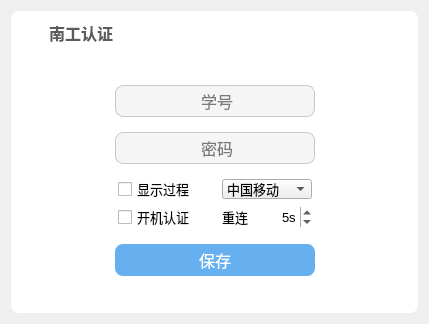
<?xml version="1.0" encoding="UTF-8"?>
<ui version="4.0">
 <class>LoginWdo</class>
 <widget class="QDialog" name="LoginWdo">
  <property name="windowModality">
   <enum>Qt::ApplicationModal</enum>
  </property>
  <property name="geometry">
   <rect>
    <x>0</x>
    <y>0</y>
    <width>429</width>
    <height>324</height>
   </rect>
  </property>
  <property name="windowTitle">
   <string>Dialog</string>
  </property>
  <property name="styleSheet">
   <string notr="true"/>
  </property>
  <layout class="QVBoxLayout" name="verticalLayout">
   <item>
    <widget class="QWidget" name="loginWidget" native="true">
     <property name="styleSheet">
      <string notr="true">#loginWidget, QPushButton, QLineEdit, QToolButton {
  	border-radius:8px;
	background-color: rgb(255, 255, 255);
  	
}


QPushButton#btnMinimum:hover {
    background-color: #ADE1FC;
} QPushButton#btnMinimum:pressed {
    background-color: #7FDCFF;
    padding-top:2px; 
} QPushButton#btnClose:hover {
    background-color: #FCADAD;
} QPushButton#btnClose:pressed {
    background-color: #FC6666;
    padding-top:2px;
}


QLineEdit {
  	border:1px solid rgb(200, 200, 200);
 	background-color: rgb(245, 245, 245);
	selection-background-color: red_red;
} QLineEdit[echoMode=&quot;2&quot;] { }




QPushButton#btnLogin {
  background-color: qlineargradient(spread:repeat, x1:1, y1:1, x2:0.871, y2:0.25, stop:0.144279 rgba(102, 176, 240, 255));
  color: rgb(255, 255, 255);
} QPushButton#btnLogin:hover {
  	color: rgb(255, 255, 255);
    background-color:rgb(48, 152, 241);
} QPushButton#btnLogin:pressed {
  	color: rgb(255, 255, 255);
    background-color:rgb(36, 146, 241);
    padding-left:3px;
    padding-top:3px;
}

QToolButton {
  	background: transparent;
  	color: rgba(161, 164, 166, 255);
} QToolButton:hover {
  	background: transparent;
  	color:#5846B0;
}

</string>
     </property>
     <layout class="QVBoxLayout" name="verticalLayout_2">
      <property name="spacing">
       <number>0</number>
      </property>
      <property name="leftMargin">
       <number>10</number>
      </property>
      <property name="topMargin">
       <number>10</number>
      </property>
      <property name="rightMargin">
       <number>10</number>
      </property>
      <property name="bottomMargin">
       <number>20</number>
      </property>
      <item>
       <layout class="QHBoxLayout" name="headArea">
        <property name="leftMargin">
         <number>0</number>
        </property>
        <property name="topMargin">
         <number>0</number>
        </property>
        <property name="rightMargin">
         <number>0</number>
        </property>
        <item>
         <layout class="QHBoxLayout" name="horizontalLayout_2">
          <property name="spacing">
           <number>10</number>
          </property>
          <item>
           <widget class="QLabel" name="label_2">
            <property name="minimumSize">
             <size>
              <width>18</width>
              <height>18</height>
             </size>
            </property>
            <property name="maximumSize">
             <size>
              <width>18</width>
              <height>18</height>
             </size>
            </property>
            <property name="text">
             <string/>
            </property>
            <property name="pixmap">
             <pixmap>:/icons/resource/icons/NJtech02.ico</pixmap>
            </property>
            <property name="scaledContents">
             <bool>true</bool>
            </property>
            <property name="alignment">
             <set>Qt::AlignHCenter|Qt::AlignTop</set>
            </property>
           </widget>
          </item>
          <item>
           <widget class="QLabel" name="label_3">
            <property name="font">
             <font>
              <pointsize>12</pointsize>
              <bold>true</bold>
             </font>
            </property>
            <property name="styleSheet">
             <string notr="true">color: #5D5B5B;</string>
            </property>
            <property name="text">
             <string>南工认证</string>
            </property>
           </widget>
          </item>
         </layout>
        </item>
        <item>
         <spacer name="horizontalSpacer">
          <property name="orientation">
           <enum>Qt::Horizontal</enum>
          </property>
          <property name="sizeHint" stdset="0">
           <size>
            <width>40</width>
            <height>20</height>
           </size>
          </property>
         </spacer>
        </item>
        <item>
         <layout class="QHBoxLayout" name="horizontalLayout">
          <property name="spacing">
           <number>8</number>
          </property>
          <item>
           <widget class="QPushButton" name="btnMinimum">
            <property name="styleSheet">
             <string notr="true"/>
            </property>
            <property name="text">
             <string/>
            </property>
            <property name="icon">
             <iconset resource="../resource.qrc">
              <normaloff>:/components/resource/components/min_zoom.png</normaloff>:/components/resource/components/min_zoom.png</iconset>
            </property>
            <property name="iconSize">
             <size>
              <width>18</width>
              <height>18</height>
             </size>
            </property>
            <property name="flat">
             <bool>false</bool>
            </property>
           </widget>
          </item>
          <item>
           <widget class="QPushButton" name="btnClose">
            <property name="text">
             <string/>
            </property>
            <property name="icon">
             <iconset resource="../resource.qrc">
              <normaloff>:/components/resource/components/close.png</normaloff>:/components/resource/components/close.png</iconset>
            </property>
            <property name="iconSize">
             <size>
              <width>18</width>
              <height>18</height>
             </size>
            </property>
           </widget>
          </item>
         </layout>
        </item>
       </layout>
      </item>
      <item>
       <spacer name="verticalSpacer">
        <property name="orientation">
         <enum>Qt::Vertical</enum>
        </property>
        <property name="sizeHint" stdset="0">
         <size>
          <width>20</width>
          <height>40</height>
         </size>
        </property>
       </spacer>
      </item>
      <item>
       <layout class="QHBoxLayout" name="centerArea" stretch="17,20,17">
        <property name="spacing">
         <number>0</number>
        </property>
        <item>
         <spacer name="horizontalSpacer_3">
          <property name="orientation">
           <enum>Qt::Horizontal</enum>
          </property>
          <property name="sizeHint" stdset="0">
           <size>
            <width>40</width>
            <height>20</height>
           </size>
          </property>
         </spacer>
        </item>
        <item>
         <layout class="QVBoxLayout" name="centerArea2">
          <property name="spacing">
           <number>15</number>
          </property>
          <item>
           <layout class="QVBoxLayout" name="editArea">
            <property name="spacing">
             <number>15</number>
            </property>
            <item>
             <widget class="QLineEdit" name="editUserName">
              <property name="sizePolicy">
               <sizepolicy hsizetype="Fixed" vsizetype="Fixed">
                <horstretch>0</horstretch>
                <verstretch>0</verstretch>
               </sizepolicy>
              </property>
              <property name="minimumSize">
               <size>
                <width>200</width>
                <height>32</height>
               </size>
              </property>
              <property name="maximumSize">
               <size>
                <width>200</width>
                <height>32</height>
               </size>
              </property>
              <property name="font">
               <font>
                <pointsize>12</pointsize>
                <bold>false</bold>
               </font>
              </property>
              <property name="layoutDirection">
               <enum>Qt::LeftToRight</enum>
              </property>
              <property name="styleSheet">
               <string notr="true"/>
              </property>
              <property name="text">
               <string/>
              </property>
              <property name="maxLength">
               <number>12</number>
              </property>
              <property name="alignment">
               <set>Qt::AlignCenter</set>
              </property>
              <property name="placeholderText">
               <string> 学号</string>
              </property>
             </widget>
            </item>
            <item>
             <widget class="QLineEdit" name="editPassWord">
              <property name="sizePolicy">
               <sizepolicy hsizetype="Fixed" vsizetype="Fixed">
                <horstretch>0</horstretch>
                <verstretch>0</verstretch>
               </sizepolicy>
              </property>
              <property name="minimumSize">
               <size>
                <width>200</width>
                <height>32</height>
               </size>
              </property>
              <property name="maximumSize">
               <size>
                <width>200</width>
                <height>32</height>
               </size>
              </property>
              <property name="font">
               <font>
                <pointsize>12</pointsize>
                <bold>false</bold>
               </font>
              </property>
              <property name="styleSheet">
               <string notr="true"/>
              </property>
              <property name="text">
               <string/>
              </property>
              <property name="echoMode">
               <enum>QLineEdit::Password</enum>
              </property>
              <property name="alignment">
               <set>Qt::AlignCenter</set>
              </property>
              <property name="placeholderText">
               <string> 密码</string>
              </property>
             </widget>
            </item>
           </layout>
          </item>
          <item>
           <layout class="QHBoxLayout" name="settingArea">
            <property name="leftMargin">
             <number>3</number>
            </property>
            <property name="rightMargin">
             <number>3</number>
            </property>
            <item>
             <layout class="QVBoxLayout" name="ckboxGroup">
              <property name="spacing">
               <number>8</number>
              </property>
              <item>
               <widget class="QCheckBox" name="ckboxShowLogin">
                <property name="sizePolicy">
                 <sizepolicy hsizetype="Preferred" vsizetype="Preferred">
                  <horstretch>0</horstretch>
                  <verstretch>0</verstretch>
                 </sizepolicy>
                </property>
                <property name="maximumSize">
                 <size>
                  <width>16777215</width>
                  <height>20</height>
                 </size>
                </property>
                <property name="font">
                 <font>
                  <pointsize>10</pointsize>
                  <kerning>false</kerning>
                 </font>
                </property>
                <property name="toolTip">
                 <string>&lt;html&gt;&lt;head/&gt;&lt;body&gt;&lt;p&gt;&lt;span style=&quot; font-size:10pt;&quot;&gt;自动认证时，调用cmd黑窗，展示认证过程信息&lt;/span&gt;&lt;/p&gt;&lt;/body&gt;&lt;/html&gt;</string>
                </property>
                <property name="statusTip">
                 <string>0</string>
                </property>
                <property name="layoutDirection">
                 <enum>Qt::LeftToRight</enum>
                </property>
                <property name="autoFillBackground">
                 <bool>false</bool>
                </property>
                <property name="styleSheet">
                 <string notr="true"/>
                </property>
                <property name="text">
                 <string>显示过程</string>
                </property>
                <property name="iconSize">
                 <size>
                  <width>32</width>
                  <height>32</height>
                 </size>
                </property>
                <property name="checked">
                 <bool>false</bool>
                </property>
                <property name="autoRepeat">
                 <bool>false</bool>
                </property>
                <property name="autoExclusive">
                 <bool>false</bool>
                </property>
                <property name="tristate">
                 <bool>false</bool>
                </property>
               </widget>
              </item>
              <item>
               <widget class="QCheckBox" name="ckboxPowerBoot">
                <property name="sizePolicy">
                 <sizepolicy hsizetype="Preferred" vsizetype="Preferred">
                  <horstretch>0</horstretch>
                  <verstretch>0</verstretch>
                 </sizepolicy>
                </property>
                <property name="maximumSize">
                 <size>
                  <width>16777215</width>
                  <height>20</height>
                 </size>
                </property>
                <property name="font">
                 <font>
                  <pointsize>10</pointsize>
                  <kerning>false</kerning>
                 </font>
                </property>
                <property name="toolTip">
                 <string>&lt;html&gt;&lt;head/&gt;&lt;body&gt;&lt;p&gt;&lt;span style=&quot; font-size:10pt;&quot;&gt;开机自动认证，在校使用期间务必勾选&lt;/span&gt;&lt;/p&gt;&lt;/body&gt;&lt;/html&gt;</string>
                </property>
                <property name="statusTip">
                 <string>0</string>
                </property>
                <property name="layoutDirection">
                 <enum>Qt::LeftToRight</enum>
                </property>
                <property name="styleSheet">
                 <string notr="true"/>
                </property>
                <property name="text">
                 <string>开机认证</string>
                </property>
                <property name="iconSize">
                 <size>
                  <width>32</width>
                  <height>32</height>
                 </size>
                </property>
                <property name="checked">
                 <bool>false</bool>
                </property>
                <property name="autoRepeat">
                 <bool>false</bool>
                </property>
                <property name="autoExclusive">
                 <bool>false</bool>
                </property>
                <property name="autoRepeatInterval">
                 <number>100</number>
                </property>
                <property name="tristate">
                 <bool>false</bool>
                </property>
               </widget>
              </item>
             </layout>
            </item>
            <item>
             <spacer name="horizontalSpacer_2">
              <property name="orientation">
               <enum>Qt::Horizontal</enum>
              </property>
              <property name="sizeHint" stdset="0">
               <size>
                <width>40</width>
                <height>20</height>
               </size>
              </property>
             </spacer>
            </item>
            <item>
             <layout class="QVBoxLayout" name="cmboxGroup">
              <property name="spacing">
               <number>8</number>
              </property>
              <item>
               <widget class="QComboBox" name="cmboxChannel">
                <property name="sizePolicy">
                 <sizepolicy hsizetype="Preferred" vsizetype="Preferred">
                  <horstretch>0</horstretch>
                  <verstretch>0</verstretch>
                 </sizepolicy>
                </property>
                <property name="minimumSize">
                 <size>
                  <width>75</width>
                  <height>0</height>
                 </size>
                </property>
                <property name="maximumSize">
                 <size>
                  <width>16777215</width>
                  <height>20</height>
                 </size>
                </property>
                <property name="font">
                 <font>
                  <pointsize>10</pointsize>
                  <kerning>false</kerning>
                 </font>
                </property>
                <property name="focusPolicy">
                 <enum>Qt::WheelFocus</enum>
                </property>
                <property name="toolTip">
                 <string>&lt;html&gt;&lt;head/&gt;&lt;body&gt;&lt;p&gt;&lt;span style=&quot; font-size:10pt;&quot;&gt;选择校园卡对应的宽带运营商&lt;/span&gt;&lt;/p&gt;&lt;/body&gt;&lt;/html&gt;</string>
                </property>
                <property name="layoutDirection">
                 <enum>Qt::LeftToRight</enum>
                </property>
                <property name="autoFillBackground">
                 <bool>false</bool>
                </property>
                <property name="styleSheet">
                 <string notr="true"/>
                </property>
                <property name="insertPolicy">
                 <enum>QComboBox::InsertAtCurrent</enum>
                </property>
                <property name="sizeAdjustPolicy">
                 <enum>QComboBox::AdjustToContents</enum>
                </property>
                <property name="duplicatesEnabled">
                 <bool>false</bool>
                </property>
                <item>
                 <property name="text">
                  <string>中国移动</string>
                 </property>
                </item>
                <item>
                 <property name="text">
                  <string>中国电信</string>
                 </property>
                </item>
               </widget>
              </item>
              <item>
               <layout class="QHBoxLayout" name="horizontalLayout_5">
                <item>
                 <widget class="QLabel" name="label">
                  <property name="minimumSize">
                   <size>
                    <width>0</width>
                    <height>0</height>
                   </size>
                  </property>
                  <property name="font">
                   <font>
                    <pointsize>10</pointsize>
                   </font>
                  </property>
                  <property name="toolTip">
                   <string>&lt;html&gt;&lt;head/&gt;&lt;body&gt;&lt;p&gt;&lt;span style=&quot; font-size:10pt;&quot;&gt;定时自启进程，确保网络畅通，后台占用极小 (间隔时间：秒)。设置为 -1 时，关闭断网重连，不保留后台进程&lt;/span&gt;&lt;/p&gt;&lt;/body&gt;&lt;/html&gt;</string>
                  </property>
                  <property name="text">
                   <string>重连</string>
                  </property>
                 </widget>
                </item>
                <item>
                 <widget class="QSpinBox" name="spboxConnectTime">
                  <property name="sizePolicy">
                   <sizepolicy hsizetype="Preferred" vsizetype="Preferred">
                    <horstretch>0</horstretch>
                    <verstretch>0</verstretch>
                   </sizepolicy>
                  </property>
                  <property name="maximumSize">
                   <size>
                    <width>16777215</width>
                    <height>20</height>
                   </size>
                  </property>
                  <property name="font">
                   <font>
                    <pointsize>10</pointsize>
                    <bold>false</bold>
                    <kerning>false</kerning>
                   </font>
                  </property>
                  <property name="toolTip">
                   <string>&lt;html&gt;&lt;head/&gt;&lt;body&gt;&lt;p&gt;&lt;span style=&quot; font-size:10pt;&quot;&gt;定时自启进程，确保网络畅通，后台占用极小 (间隔时间：秒)。设置为 -1 时，关闭断网重连，不保留后台进程&lt;/span&gt;&lt;/p&gt;&lt;/body&gt;&lt;/html&gt;</string>
                  </property>
                  <property name="layoutDirection">
                   <enum>Qt::LeftToRight</enum>
                  </property>
                  <property name="styleSheet">
                   <string notr="true"/>
                  </property>
                  <property name="wrapping">
                   <bool>false</bool>
                  </property>
                  <property name="frame">
                   <bool>false</bool>
                  </property>
                  <property name="alignment">
                   <set>Qt::AlignRight|Qt::AlignTrailing|Qt::AlignVCenter</set>
                  </property>
                  <property name="buttonSymbols">
                   <enum>QAbstractSpinBox::UpDownArrows</enum>
                  </property>
                  <property name="specialValueText">
                   <string/>
                  </property>
                  <property name="accelerated">
                   <bool>false</bool>
                  </property>
                  <property name="correctionMode">
                   <enum>QAbstractSpinBox::CorrectToPreviousValue</enum>
                  </property>
                  <property name="suffix">
                   <string>s</string>
                  </property>
                  <property name="prefix">
                   <string/>
                  </property>
                  <property name="minimum">
                   <number>-1</number>
                  </property>
                  <property name="maximum">
                   <number>6000</number>
                  </property>
                  <property name="singleStep">
                   <number>60</number>
                  </property>
                  <property name="value">
                   <number>5</number>
                  </property>
                  <property name="displayIntegerBase">
                   <number>10</number>
                  </property>
                 </widget>
                </item>
               </layout>
              </item>
             </layout>
            </item>
           </layout>
          </item>
         </layout>
        </item>
        <item>
         <spacer name="horizontalSpacer_5">
          <property name="orientation">
           <enum>Qt::Horizontal</enum>
          </property>
          <property name="sizeHint" stdset="0">
           <size>
            <width>40</width>
            <height>20</height>
           </size>
          </property>
         </spacer>
        </item>
       </layout>
      </item>
      <item>
       <spacer name="verticalSpacer_2">
        <property name="orientation">
         <enum>Qt::Vertical</enum>
        </property>
        <property name="sizeHint" stdset="0">
         <size>
          <width>20</width>
          <height>15</height>
         </size>
        </property>
       </spacer>
      </item>
      <item>
       <layout class="QHBoxLayout" name="footArea" stretch="17,20,17">
        <property name="spacing">
         <number>0</number>
        </property>
        <item>
         <spacer name="horizontalSpacer_7">
          <property name="orientation">
           <enum>Qt::Horizontal</enum>
          </property>
          <property name="sizeHint" stdset="0">
           <size>
            <width>40</width>
            <height>20</height>
           </size>
          </property>
         </spacer>
        </item>
        <item>
         <layout class="QVBoxLayout" name="footAreas">
          <property name="spacing">
           <number>20</number>
          </property>
          <property name="sizeConstraint">
           <enum>QLayout::SetFixedSize</enum>
          </property>
          <item>
           <widget class="QPushButton" name="btnLogin">
            <property name="sizePolicy">
             <sizepolicy hsizetype="Fixed" vsizetype="Fixed">
              <horstretch>0</horstretch>
              <verstretch>0</verstretch>
             </sizepolicy>
            </property>
            <property name="minimumSize">
             <size>
              <width>200</width>
              <height>32</height>
             </size>
            </property>
            <property name="maximumSize">
             <size>
              <width>300</width>
              <height>32</height>
             </size>
            </property>
            <property name="font">
             <font>
              <pointsize>12</pointsize>
              <bold>false</bold>
             </font>
            </property>
            <property name="styleSheet">
             <string notr="true"/>
            </property>
            <property name="text">
             <string>保存</string>
            </property>
            <property name="checkable">
             <bool>true</bool>
            </property>
           </widget>
          </item>
         </layout>
        </item>
        <item>
         <spacer name="horizontalSpacer_6">
          <property name="orientation">
           <enum>Qt::Horizontal</enum>
          </property>
          <property name="sizeHint" stdset="0">
           <size>
            <width>40</width>
            <height>20</height>
           </size>
          </property>
         </spacer>
        </item>
       </layout>
      </item>
      <item>
       <spacer name="verticalSpacer_3">
        <property name="orientation">
         <enum>Qt::Vertical</enum>
        </property>
        <property name="sizeHint" stdset="0">
         <size>
          <width>20</width>
          <height>5</height>
         </size>
        </property>
       </spacer>
      </item>
     </layout>
    </widget>
   </item>
  </layout>
 </widget>
 <resources>
  <include location="../resource.qrc"/>
 </resources>
 <connections>
  <connection>
   <sender>btnMinimum</sender>
   <signal>clicked()</signal>
   <receiver>LoginWdo</receiver>
   <slot>showMinimized()</slot>
   <hints>
    <hint type="sourcelabel">
     <x>470</x>
     <y>39</y>
    </hint>
    <hint type="destinationlabel">
     <x>598</x>
     <y>178</y>
    </hint>
   </hints>
  </connection>
  <connection>
   <sender>btnClose</sender>
   <signal>clicked()</signal>
   <receiver>LoginWdo</receiver>
   <slot>close()</slot>
   <hints>
    <hint type="sourcelabel">
     <x>498</x>
     <y>39</y>
    </hint>
    <hint type="destinationlabel">
     <x>599</x>
     <y>236</y>
    </hint>
   </hints>
  </connection>
  <connection>
   <sender>btnLogin</sender>
   <signal>clicked()</signal>
   <receiver>LoginWdo</receiver>
   <slot>accept()</slot>
   <hints>
    <hint type="sourcelabel">
     <x>270</x>
     <y>311</y>
    </hint>
    <hint type="destinationlabel">
     <x>493</x>
     <y>578</y>
    </hint>
   </hints>
  </connection>
 </connections>
</ui>
